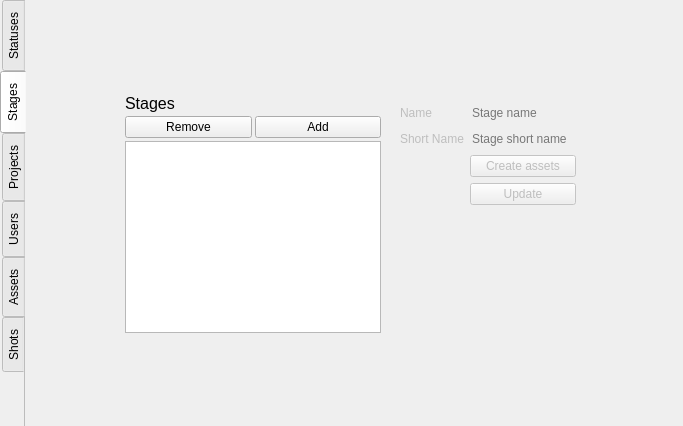
<?xml version="1.0" encoding="UTF-8"?>
<ui version="4.0">
 <class>AdminWidget</class>
 <widget class="QWidget" name="AdminWidget">
  <property name="geometry">
   <rect>
    <x>0</x>
    <y>0</y>
    <width>683</width>
    <height>426</height>
   </rect>
  </property>
  <property name="windowTitle">
   <string>Form</string>
  </property>
  <layout class="QVBoxLayout" name="verticalLayout">
   <property name="spacing">
    <number>0</number>
   </property>
   <property name="leftMargin">
    <number>0</number>
   </property>
   <property name="topMargin">
    <number>0</number>
   </property>
   <property name="rightMargin">
    <number>0</number>
   </property>
   <property name="bottomMargin">
    <number>0</number>
   </property>
   <item>
    <widget class="QTabWidget" name="adminTab">
     <property name="tabPosition">
      <enum>QTabWidget::West</enum>
     </property>
     <property name="tabShape">
      <enum>QTabWidget::Rounded</enum>
     </property>
     <property name="currentIndex">
      <number>1</number>
     </property>
     <property name="usesScrollButtons">
      <bool>true</bool>
     </property>
     <property name="documentMode">
      <bool>true</bool>
     </property>
     <property name="tabBarAutoHide">
      <bool>false</bool>
     </property>
     <widget class="QWidget" name="statusAdminTab">
      <attribute name="title">
       <string>Statuses</string>
      </attribute>
      <layout class="QGridLayout" name="gridLayout_3">
       <property name="leftMargin">
        <number>0</number>
       </property>
       <property name="topMargin">
        <number>3</number>
       </property>
       <property name="rightMargin">
        <number>0</number>
       </property>
       <property name="bottomMargin">
        <number>3</number>
       </property>
       <property name="horizontalSpacing">
        <number>10</number>
       </property>
       <property name="verticalSpacing">
        <number>3</number>
       </property>
       <item row="1" column="2">
        <widget class="QWidget" name="statusConfigWidget" native="true">
         <property name="enabled">
          <bool>false</bool>
         </property>
         <layout class="QFormLayout" name="formLayout_4">
          <property name="horizontalSpacing">
           <number>6</number>
          </property>
          <property name="verticalSpacing">
           <number>10</number>
          </property>
          <property name="leftMargin">
           <number>0</number>
          </property>
          <property name="topMargin">
           <number>0</number>
          </property>
          <property name="rightMargin">
           <number>0</number>
          </property>
          <property name="bottomMargin">
           <number>0</number>
          </property>
          <item row="0" column="0">
           <widget class="QLabel" name="label_5">
            <property name="text">
             <string>Name</string>
            </property>
           </widget>
          </item>
          <item row="0" column="1">
           <widget class="QLineEdit" name="statusNameEdit">
            <property name="maxLength">
             <number>255</number>
            </property>
            <property name="frame">
             <bool>false</bool>
            </property>
            <property name="placeholderText">
             <string>Status name</string>
            </property>
           </widget>
          </item>
          <item row="1" column="0">
           <widget class="QLabel" name="label_6">
            <property name="text">
             <string>Short Name</string>
            </property>
           </widget>
          </item>
          <item row="1" column="1">
           <widget class="QLineEdit" name="statusShortNameEdit">
            <property name="maxLength">
             <number>15</number>
            </property>
            <property name="frame">
             <bool>false</bool>
            </property>
            <property name="placeholderText">
             <string>Status short name</string>
            </property>
           </widget>
          </item>
          <item row="2" column="0">
           <widget class="QLabel" name="label_12">
            <property name="text">
             <string>Color</string>
            </property>
           </widget>
          </item>
          <item row="3" column="1">
           <widget class="QPlainTextEdit" name="statusDescriptionEdit">
            <property name="maximumSize">
             <size>
              <width>16777215</width>
              <height>100</height>
             </size>
            </property>
            <property name="placeholderText">
             <string>Short description about this status.</string>
            </property>
           </widget>
          </item>
          <item row="3" column="0">
           <widget class="QLabel" name="label_13">
            <property name="text">
             <string>Description</string>
            </property>
           </widget>
          </item>
          <item row="4" column="1">
           <widget class="QPushButton" name="statusApplyButton">
            <property name="text">
             <string>Update</string>
            </property>
           </widget>
          </item>
          <item row="2" column="1">
           <widget class="QWidget" name="widget_7" native="true">
            <layout class="QHBoxLayout" name="horizontalLayout_5">
             <property name="spacing">
              <number>3</number>
             </property>
             <property name="leftMargin">
              <number>0</number>
             </property>
             <property name="topMargin">
              <number>0</number>
             </property>
             <property name="rightMargin">
              <number>0</number>
             </property>
             <property name="bottomMargin">
              <number>0</number>
             </property>
             <item>
              <widget class="QLabel" name="label_14">
               <property name="maximumSize">
                <size>
                 <width>10</width>
                 <height>16777215</height>
                </size>
               </property>
               <property name="text">
                <string>#</string>
               </property>
              </widget>
             </item>
             <item>
              <widget class="QLineEdit" name="statusColorEdit">
               <property name="maximumSize">
                <size>
                 <width>100</width>
                 <height>16777215</height>
                </size>
               </property>
               <property name="inputMask">
                <string>hhhhhh</string>
               </property>
               <property name="maxLength">
                <number>6</number>
               </property>
               <property name="frame">
                <bool>false</bool>
               </property>
               <property name="placeholderText">
                <string>ff0000</string>
               </property>
              </widget>
             </item>
             <item>
              <widget class="QPushButton" name="statusColorButton">
               <property name="text">
                <string>Choose color...</string>
               </property>
              </widget>
             </item>
            </layout>
           </widget>
          </item>
         </layout>
        </widget>
       </item>
       <item row="1" column="1">
        <widget class="QWidget" name="widget_4" native="true">
         <layout class="QVBoxLayout" name="verticalLayout_9">
          <property name="spacing">
           <number>3</number>
          </property>
          <property name="leftMargin">
           <number>0</number>
          </property>
          <property name="topMargin">
           <number>0</number>
          </property>
          <property name="rightMargin">
           <number>0</number>
          </property>
          <property name="bottomMargin">
           <number>0</number>
          </property>
          <item>
           <widget class="QLabel" name="label_19">
            <property name="font">
             <font>
              <pointsize>12</pointsize>
             </font>
            </property>
            <property name="text">
             <string>Statuses</string>
            </property>
           </widget>
          </item>
          <item>
           <widget class="QWidget" name="widget_5" native="true">
            <layout class="QHBoxLayout" name="horizontalLayout_3">
             <property name="spacing">
              <number>3</number>
             </property>
             <property name="leftMargin">
              <number>0</number>
             </property>
             <property name="topMargin">
              <number>0</number>
             </property>
             <property name="rightMargin">
              <number>0</number>
             </property>
             <property name="bottomMargin">
              <number>0</number>
             </property>
             <item>
              <widget class="QPushButton" name="removeStatusButton">
               <property name="text">
                <string>Remove</string>
               </property>
              </widget>
             </item>
             <item>
              <widget class="QPushButton" name="addStatusButton">
               <property name="text">
                <string>Add</string>
               </property>
              </widget>
             </item>
            </layout>
           </widget>
          </item>
          <item>
           <widget class="QListWidget" name="statusAdminList"/>
          </item>
         </layout>
        </widget>
       </item>
       <item row="1" column="0">
        <spacer name="horizontalSpacer_5">
         <property name="orientation">
          <enum>Qt::Horizontal</enum>
         </property>
         <property name="sizeHint" stdset="0">
          <size>
           <width>40</width>
           <height>20</height>
          </size>
         </property>
        </spacer>
       </item>
       <item row="1" column="3">
        <spacer name="horizontalSpacer_6">
         <property name="orientation">
          <enum>Qt::Horizontal</enum>
         </property>
         <property name="sizeHint" stdset="0">
          <size>
           <width>40</width>
           <height>20</height>
          </size>
         </property>
        </spacer>
       </item>
       <item row="2" column="1">
        <spacer name="verticalSpacer_8">
         <property name="orientation">
          <enum>Qt::Vertical</enum>
         </property>
         <property name="sizeHint" stdset="0">
          <size>
           <width>20</width>
           <height>40</height>
          </size>
         </property>
        </spacer>
       </item>
       <item row="0" column="1">
        <spacer name="verticalSpacer_7">
         <property name="orientation">
          <enum>Qt::Vertical</enum>
         </property>
         <property name="sizeHint" stdset="0">
          <size>
           <width>20</width>
           <height>40</height>
          </size>
         </property>
        </spacer>
       </item>
      </layout>
     </widget>
     <widget class="QWidget" name="stagesAdminTab">
      <attribute name="title">
       <string>Stages</string>
      </attribute>
      <layout class="QGridLayout" name="gridLayout_4">
       <property name="leftMargin">
        <number>0</number>
       </property>
       <property name="topMargin">
        <number>0</number>
       </property>
       <property name="rightMargin">
        <number>0</number>
       </property>
       <property name="bottomMargin">
        <number>0</number>
       </property>
       <property name="horizontalSpacing">
        <number>10</number>
       </property>
       <property name="verticalSpacing">
        <number>3</number>
       </property>
       <item row="2" column="2">
        <widget class="QWidget" name="stageConfigWidget" native="true">
         <property name="enabled">
          <bool>false</bool>
         </property>
         <layout class="QFormLayout" name="formLayout">
          <item row="0" column="0">
           <widget class="QLabel" name="label_15">
            <property name="text">
             <string>Name</string>
            </property>
           </widget>
          </item>
          <item row="0" column="1">
           <widget class="QLineEdit" name="stageNameEdit">
            <property name="maxLength">
             <number>255</number>
            </property>
            <property name="frame">
             <bool>false</bool>
            </property>
            <property name="placeholderText">
             <string>Stage name</string>
            </property>
           </widget>
          </item>
          <item row="1" column="0">
           <widget class="QLabel" name="label_16">
            <property name="text">
             <string>Short Name</string>
            </property>
           </widget>
          </item>
          <item row="1" column="1">
           <widget class="QLineEdit" name="stageShortNameEdit">
            <property name="maxLength">
             <number>15</number>
            </property>
            <property name="frame">
             <bool>false</bool>
            </property>
            <property name="placeholderText">
             <string>Stage short name</string>
            </property>
           </widget>
          </item>
          <item row="2" column="1">
           <widget class="QPushButton" name="createAssetsButton">
            <property name="toolTip">
             <string>Creates one asset for each shot of the current project.</string>
            </property>
            <property name="text">
             <string>Create assets</string>
            </property>
           </widget>
          </item>
          <item row="3" column="1">
           <widget class="QPushButton" name="stageApplyButton">
            <property name="text">
             <string>Update</string>
            </property>
           </widget>
          </item>
         </layout>
         <zorder>label_15</zorder>
         <zorder>stageNameEdit</zorder>
         <zorder>label_16</zorder>
         <zorder>stageShortNameEdit</zorder>
         <zorder>stageApplyButton</zorder>
         <zorder>createAssetsButton</zorder>
         <zorder>horizontalSpacer_8</zorder>
        </widget>
       </item>
       <item row="2" column="1">
        <widget class="QWidget" name="widget_8" native="true">
         <layout class="QVBoxLayout" name="verticalLayout_10">
          <property name="spacing">
           <number>3</number>
          </property>
          <property name="leftMargin">
           <number>0</number>
          </property>
          <property name="topMargin">
           <number>0</number>
          </property>
          <property name="rightMargin">
           <number>0</number>
          </property>
          <property name="bottomMargin">
           <number>0</number>
          </property>
          <item>
           <widget class="QLabel" name="label_18">
            <property name="font">
             <font>
              <pointsize>12</pointsize>
              <weight>50</weight>
              <bold>false</bold>
             </font>
            </property>
            <property name="text">
             <string>Stages</string>
            </property>
            <property name="alignment">
             <set>Qt::AlignLeading|Qt::AlignLeft|Qt::AlignVCenter</set>
            </property>
           </widget>
          </item>
          <item>
           <widget class="QWidget" name="widget_9" native="true">
            <layout class="QHBoxLayout" name="horizontalLayout_6">
             <property name="spacing">
              <number>3</number>
             </property>
             <property name="leftMargin">
              <number>0</number>
             </property>
             <property name="topMargin">
              <number>0</number>
             </property>
             <property name="rightMargin">
              <number>0</number>
             </property>
             <property name="bottomMargin">
              <number>0</number>
             </property>
             <item>
              <widget class="QPushButton" name="removeStageButton">
               <property name="text">
                <string>Remove</string>
               </property>
              </widget>
             </item>
             <item>
              <widget class="QPushButton" name="addStageButton">
               <property name="text">
                <string>Add</string>
               </property>
              </widget>
             </item>
            </layout>
           </widget>
          </item>
          <item>
           <widget class="QListWidget" name="stagesAdminList"/>
          </item>
         </layout>
        </widget>
       </item>
       <item row="3" column="1">
        <spacer name="verticalSpacer_14">
         <property name="orientation">
          <enum>Qt::Vertical</enum>
         </property>
         <property name="sizeHint" stdset="0">
          <size>
           <width>20</width>
           <height>40</height>
          </size>
         </property>
        </spacer>
       </item>
       <item row="2" column="0">
        <spacer name="horizontalSpacer_7">
         <property name="orientation">
          <enum>Qt::Horizontal</enum>
         </property>
         <property name="sizeHint" stdset="0">
          <size>
           <width>40</width>
           <height>20</height>
          </size>
         </property>
        </spacer>
       </item>
       <item row="0" column="1">
        <spacer name="verticalSpacer_13">
         <property name="orientation">
          <enum>Qt::Vertical</enum>
         </property>
         <property name="sizeHint" stdset="0">
          <size>
           <width>20</width>
           <height>40</height>
          </size>
         </property>
        </spacer>
       </item>
       <item row="2" column="3">
        <spacer name="horizontalSpacer_8">
         <property name="orientation">
          <enum>Qt::Horizontal</enum>
         </property>
         <property name="sizeHint" stdset="0">
          <size>
           <width>40</width>
           <height>20</height>
          </size>
         </property>
        </spacer>
       </item>
      </layout>
     </widget>
     <widget class="QWidget" name="projectsAdminTab">
      <attribute name="title">
       <string>Projects</string>
      </attribute>
      <layout class="QGridLayout" name="gridLayout">
       <property name="horizontalSpacing">
        <number>10</number>
       </property>
       <item row="1" column="1">
        <spacer name="verticalSpacer_10">
         <property name="orientation">
          <enum>Qt::Vertical</enum>
         </property>
         <property name="sizeHint" stdset="0">
          <size>
           <width>20</width>
           <height>40</height>
          </size>
         </property>
        </spacer>
       </item>
       <item row="2" column="2">
        <widget class="QWidget" name="projectConfigWidget" native="true">
         <property name="enabled">
          <bool>false</bool>
         </property>
         <layout class="QFormLayout" name="formLayout_7">
          <property name="horizontalSpacing">
           <number>6</number>
          </property>
          <property name="verticalSpacing">
           <number>10</number>
          </property>
          <property name="leftMargin">
           <number>0</number>
          </property>
          <property name="topMargin">
           <number>0</number>
          </property>
          <property name="rightMargin">
           <number>0</number>
          </property>
          <property name="bottomMargin">
           <number>0</number>
          </property>
          <item row="0" column="0">
           <widget class="QLabel" name="label_25">
            <property name="text">
             <string>Name</string>
            </property>
           </widget>
          </item>
          <item row="0" column="1">
           <widget class="QLineEdit" name="projectNameEdit">
            <property name="maxLength">
             <number>255</number>
            </property>
            <property name="frame">
             <bool>false</bool>
            </property>
            <property name="placeholderText">
             <string>Project name</string>
            </property>
           </widget>
          </item>
          <item row="1" column="0">
           <widget class="QLabel" name="label_26">
            <property name="text">
             <string>Short Name</string>
            </property>
           </widget>
          </item>
          <item row="1" column="1">
           <widget class="QLineEdit" name="projectShortNameEdit">
            <property name="maxLength">
             <number>15</number>
            </property>
            <property name="frame">
             <bool>false</bool>
            </property>
            <property name="placeholderText">
             <string>Project short name</string>
            </property>
           </widget>
          </item>
          <item row="3" column="0">
           <widget class="QLabel" name="label_27">
            <property name="text">
             <string>Stages</string>
            </property>
           </widget>
          </item>
          <item row="3" column="1">
           <widget class="QWidget" name="widget_12" native="true">
            <layout class="QVBoxLayout" name="verticalLayout_14">
             <property name="spacing">
              <number>3</number>
             </property>
             <property name="leftMargin">
              <number>0</number>
             </property>
             <property name="topMargin">
              <number>0</number>
             </property>
             <property name="rightMargin">
              <number>0</number>
             </property>
             <property name="bottomMargin">
              <number>0</number>
             </property>
             <item>
              <widget class="QWidget" name="widget_14" native="true">
               <layout class="QHBoxLayout" name="horizontalLayout_9">
                <property name="spacing">
                 <number>3</number>
                </property>
                <property name="leftMargin">
                 <number>0</number>
                </property>
                <property name="topMargin">
                 <number>0</number>
                </property>
                <property name="rightMargin">
                 <number>0</number>
                </property>
                <property name="bottomMargin">
                 <number>0</number>
                </property>
                <item>
                 <widget class="QComboBox" name="projectStagesComboBox"/>
                </item>
                <item>
                 <widget class="QPushButton" name="projectAddStageButton">
                  <property name="maximumSize">
                   <size>
                    <width>30</width>
                    <height>16777215</height>
                   </size>
                  </property>
                  <property name="text">
                   <string>+</string>
                  </property>
                 </widget>
                </item>
               </layout>
              </widget>
             </item>
             <item>
              <widget class="QListWidget" name="projectStagesList"/>
             </item>
             <item>
              <widget class="QPushButton" name="removeStageProjectButton">
               <property name="text">
                <string>Remove</string>
               </property>
              </widget>
             </item>
            </layout>
           </widget>
          </item>
          <item row="2" column="1">
           <widget class="QPushButton" name="projectApplyButton">
            <property name="text">
             <string>Update</string>
            </property>
           </widget>
          </item>
         </layout>
        </widget>
       </item>
       <item row="2" column="1">
        <widget class="QWidget" name="widget_10" native="true">
         <layout class="QVBoxLayout" name="verticalLayout_13">
          <property name="spacing">
           <number>3</number>
          </property>
          <property name="leftMargin">
           <number>0</number>
          </property>
          <property name="topMargin">
           <number>0</number>
          </property>
          <property name="rightMargin">
           <number>0</number>
          </property>
          <property name="bottomMargin">
           <number>0</number>
          </property>
          <item>
           <widget class="QLabel" name="label_24">
            <property name="font">
             <font>
              <pointsize>12</pointsize>
             </font>
            </property>
            <property name="text">
             <string>Projects</string>
            </property>
           </widget>
          </item>
          <item>
           <widget class="QWidget" name="widget_11" native="true">
            <layout class="QHBoxLayout" name="horizontalLayout_7">
             <property name="spacing">
              <number>3</number>
             </property>
             <property name="leftMargin">
              <number>0</number>
             </property>
             <property name="topMargin">
              <number>0</number>
             </property>
             <property name="rightMargin">
              <number>0</number>
             </property>
             <property name="bottomMargin">
              <number>0</number>
             </property>
             <item>
              <widget class="QPushButton" name="removeProjectButton">
               <property name="text">
                <string>Remove</string>
               </property>
              </widget>
             </item>
             <item>
              <widget class="QPushButton" name="addProjectButton">
               <property name="text">
                <string>Add</string>
               </property>
              </widget>
             </item>
            </layout>
           </widget>
          </item>
          <item>
           <widget class="QListWidget" name="projectAdminList"/>
          </item>
         </layout>
        </widget>
       </item>
       <item row="2" column="0">
        <spacer name="horizontalSpacer_3">
         <property name="orientation">
          <enum>Qt::Horizontal</enum>
         </property>
         <property name="sizeHint" stdset="0">
          <size>
           <width>40</width>
           <height>20</height>
          </size>
         </property>
        </spacer>
       </item>
       <item row="2" column="3">
        <spacer name="horizontalSpacer_4">
         <property name="orientation">
          <enum>Qt::Horizontal</enum>
         </property>
         <property name="sizeHint" stdset="0">
          <size>
           <width>40</width>
           <height>20</height>
          </size>
         </property>
        </spacer>
       </item>
       <item row="3" column="0">
        <spacer name="verticalSpacer_11">
         <property name="orientation">
          <enum>Qt::Vertical</enum>
         </property>
         <property name="sizeHint" stdset="0">
          <size>
           <width>20</width>
           <height>40</height>
          </size>
         </property>
        </spacer>
       </item>
      </layout>
     </widget>
     <widget class="QWidget" name="usersAdminTab">
      <attribute name="title">
       <string>Users</string>
      </attribute>
     </widget>
     <widget class="QWidget" name="assetsAdminTab">
      <attribute name="title">
       <string>Assets</string>
      </attribute>
     </widget>
     <widget class="QWidget" name="shotsAdminTab">
      <attribute name="title">
       <string>Shots</string>
      </attribute>
      <layout class="QGridLayout" name="gridLayout_2">
       <property name="horizontalSpacing">
        <number>10</number>
       </property>
       <item row="1" column="1">
        <widget class="QWidget" name="widget_15" native="true">
         <layout class="QVBoxLayout" name="verticalLayout_15">
          <property name="spacing">
           <number>3</number>
          </property>
          <property name="leftMargin">
           <number>0</number>
          </property>
          <property name="topMargin">
           <number>0</number>
          </property>
          <property name="rightMargin">
           <number>0</number>
          </property>
          <property name="bottomMargin">
           <number>0</number>
          </property>
          <item>
           <widget class="QLabel" name="label_28">
            <property name="font">
             <font>
              <pointsize>12</pointsize>
             </font>
            </property>
            <property name="text">
             <string>Shots</string>
            </property>
           </widget>
          </item>
          <item>
           <widget class="QWidget" name="widget_16" native="true">
            <layout class="QHBoxLayout" name="horizontalLayout_10">
             <property name="spacing">
              <number>3</number>
             </property>
             <property name="leftMargin">
              <number>0</number>
             </property>
             <property name="topMargin">
              <number>0</number>
             </property>
             <property name="rightMargin">
              <number>0</number>
             </property>
             <property name="bottomMargin">
              <number>0</number>
             </property>
             <item>
              <widget class="QPushButton" name="removeShotButton">
               <property name="text">
                <string>Remove</string>
               </property>
              </widget>
             </item>
             <item>
              <widget class="QPushButton" name="importShotsButton">
               <property name="text">
                <string>Import...</string>
               </property>
              </widget>
             </item>
             <item>
              <widget class="QPushButton" name="batchAddShotButton">
               <property name="text">
                <string>Batch Add...</string>
               </property>
              </widget>
             </item>
             <item>
              <widget class="QPushButton" name="addShotButton">
               <property name="text">
                <string>Add</string>
               </property>
              </widget>
             </item>
            </layout>
           </widget>
          </item>
          <item>
           <widget class="QListWidget" name="shotsAdminList">
            <property name="selectionMode">
             <enum>QAbstractItemView::ExtendedSelection</enum>
            </property>
           </widget>
          </item>
         </layout>
        </widget>
       </item>
       <item row="1" column="2">
        <widget class="QWidget" name="shotConfigWidget" native="true">
         <property name="enabled">
          <bool>false</bool>
         </property>
         <layout class="QFormLayout" name="formLayout_8">
          <property name="horizontalSpacing">
           <number>6</number>
          </property>
          <property name="verticalSpacing">
           <number>10</number>
          </property>
          <property name="leftMargin">
           <number>0</number>
          </property>
          <property name="topMargin">
           <number>0</number>
          </property>
          <property name="rightMargin">
           <number>0</number>
          </property>
          <property name="bottomMargin">
           <number>0</number>
          </property>
          <item row="0" column="0">
           <widget class="QLabel" name="label_29">
            <property name="text">
             <string>Name</string>
            </property>
           </widget>
          </item>
          <item row="0" column="1">
           <widget class="QLineEdit" name="shotNameEdit">
            <property name="maxLength">
             <number>255</number>
            </property>
            <property name="frame">
             <bool>false</bool>
            </property>
            <property name="placeholderText">
             <string>Shot name</string>
            </property>
           </widget>
          </item>
          <item row="1" column="0">
           <widget class="QLabel" name="label_30">
            <property name="text">
             <string>Duration</string>
            </property>
           </widget>
          </item>
          <item row="1" column="1">
           <widget class="QDoubleSpinBox" name="shotDurationSpinBox">
            <property name="frame">
             <bool>false</bool>
            </property>
            <property name="suffix">
             <string> seconds</string>
            </property>
            <property name="maximum">
             <double>100000.000000000000000</double>
            </property>
            <property name="singleStep">
             <double>0.500000000000000</double>
            </property>
            <property name="value">
             <double>0.000000000000000</double>
            </property>
           </widget>
          </item>
          <item row="2" column="1">
           <widget class="QPushButton" name="shotApplyButton">
            <property name="text">
             <string>Update</string>
            </property>
           </widget>
          </item>
         </layout>
        </widget>
       </item>
       <item row="2" column="1">
        <layout class="QHBoxLayout" name="horizontalLayout_11">
         <property name="spacing">
          <number>3</number>
         </property>
         <property name="leftMargin">
          <number>0</number>
         </property>
         <property name="topMargin">
          <number>0</number>
         </property>
         <item>
          <spacer name="horizontalSpacer_11">
           <property name="orientation">
            <enum>Qt::Horizontal</enum>
           </property>
           <property name="sizeHint" stdset="0">
            <size>
             <width>40</width>
             <height>20</height>
            </size>
           </property>
          </spacer>
         </item>
         <item>
          <widget class="QPushButton" name="moveShotDownButton">
           <property name="text">
            <string>v</string>
           </property>
          </widget>
         </item>
         <item>
          <widget class="QPushButton" name="moveShotUpButton">
           <property name="text">
            <string>^</string>
           </property>
          </widget>
         </item>
        </layout>
       </item>
       <item row="3" column="1">
        <spacer name="verticalSpacer_15">
         <property name="orientation">
          <enum>Qt::Vertical</enum>
         </property>
         <property name="sizeHint" stdset="0">
          <size>
           <width>20</width>
           <height>40</height>
          </size>
         </property>
        </spacer>
       </item>
       <item row="0" column="1">
        <spacer name="verticalSpacer_12">
         <property name="orientation">
          <enum>Qt::Vertical</enum>
         </property>
         <property name="sizeHint" stdset="0">
          <size>
           <width>20</width>
           <height>40</height>
          </size>
         </property>
        </spacer>
       </item>
       <item row="0" column="0">
        <spacer name="horizontalSpacer_9">
         <property name="orientation">
          <enum>Qt::Horizontal</enum>
         </property>
         <property name="sizeHint" stdset="0">
          <size>
           <width>40</width>
           <height>20</height>
          </size>
         </property>
        </spacer>
       </item>
       <item row="1" column="3">
        <spacer name="horizontalSpacer_10">
         <property name="orientation">
          <enum>Qt::Horizontal</enum>
         </property>
         <property name="sizeHint" stdset="0">
          <size>
           <width>40</width>
           <height>20</height>
          </size>
         </property>
        </spacer>
       </item>
      </layout>
     </widget>
    </widget>
   </item>
  </layout>
 </widget>
 <resources/>
 <connections/>
</ui>
